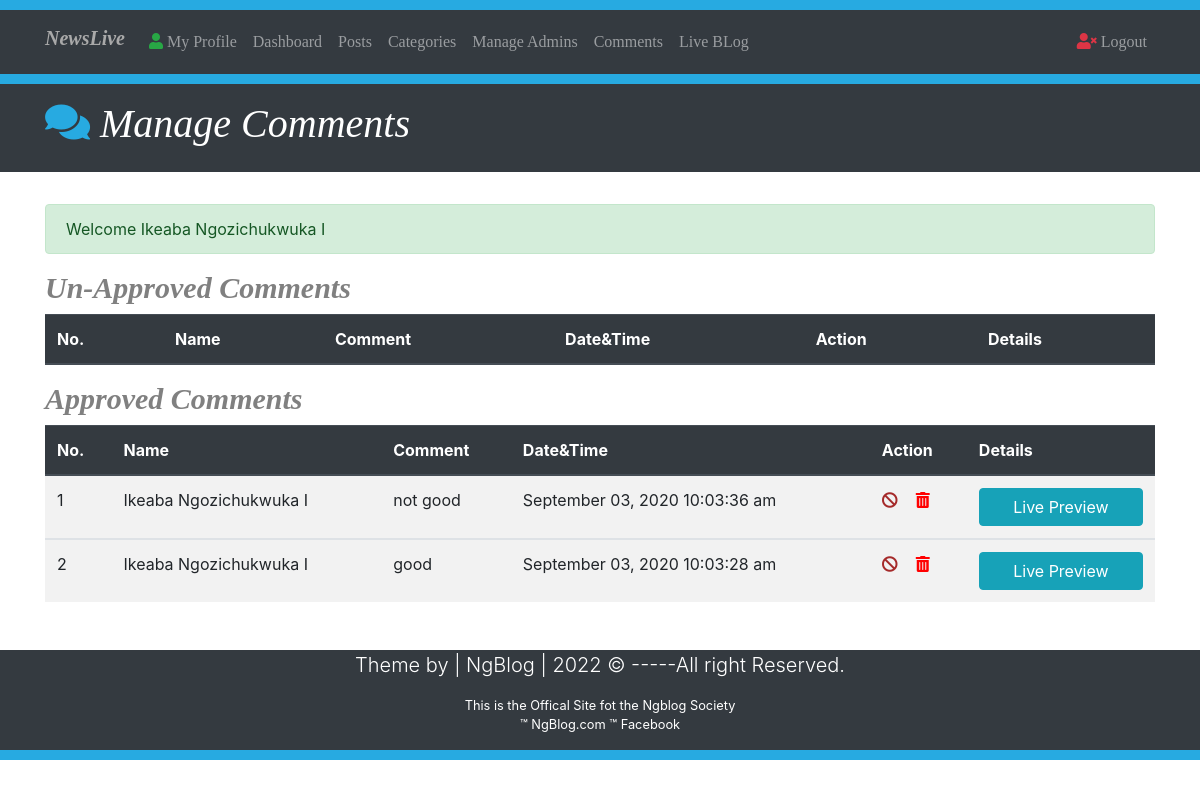
Screenshot of /includes/comments.php (signed in) with the database file from the repository.
### tables this page shows
CREATE TABLE `comments` (
  `comment_id` int NOT NULL,
  `name` varchar(250) NOT NULL,
  `email` varchar(250) NOT NULL,
  `comment` mediumtext NOT NULL,
  `approvedby` varchar(250) NOT NULL,
  `status` varchar(250) NOT NULL,
  `post_id` int NOT NULL,
  `datetime` varchar(50) NOT NULL
);

### includes/comments.php (the view, shortened to what this page needs)
<?php include "functions.php"; ?>
<?php include "sessions.php"; ?>
<!DOCTYPE html>
<html lang = "en">
<head>
  <link rel="stylesheet" href="https://use.fontawesome.com/releases/v5.6.3/css/all.css">
<link rel="stylesheet" href="https://stackpath.bootstrapcdn.com/bootstrap/4.4.1/css/bootstrap.min.css">
<link rel = "stylesheet" href = "css/styles.css">
</head>
<body>
<div style = "height: 10px; background: #27AAE1;"></div>
    <nav class = "navbar navbar-expand-lg navbar-dark bg-dark">
        <div class = "container">
        <h1 class="navbar-brand" style = "font-family:Century Gothic;color:darkgray;"><strong><i> NewsLive </i></strong></h1>
                <div class = "collapse navbar-collapse" id = "navbarcollapseMENU">
                <ul class = "navbar-nav mr-auto">
                    <li class = "nav-item">
                        <a href  = "../myprofile.php" class = "nav-link" style = "font-family:Book Antiqua;"><i class="fas fa-user text-success"></i> My Profile </a>
                    </li>
                    <li class = "nav-item">
                        <a href  = "../dashboard.php" class = "nav-link" style = "font-family:Book Antiqua;"> Dashboard </a>
                    </li>
                    <li class = "nav-item">
                        <a href  = "../posts.php?page=1" class = "nav-link" style = "font-family:Book Antiqua;"> Posts </a>
                    </li>
                    <li class = "nav-item">
                        <a href  = "../categories.php" class = "nav-link" style = "font-family:Book Antiqua;"> Categories</a>
                    </li>
                    <li class = "nav-item">
                        <a href  = "../admins.php" class = "nav-link" style = "font-family:Book Antiqua;"> Manage Admins</a>
                    </li>
                    <li class = "nav-item">
                        <a href  = "comments.php" class = "nav-link" style = "font-family:Book Antiqua;"> Comments</a>
                    </li>
                    <li class = "nav-item">
                        <a href  = "../blog.php?page=1" target = "_blank" class = "nav-link" style = "font-family:Book Antiqua;" > Live BLog</a>
                    </li>
                </ul>
                <ul class = "navbar-nav ml-auto">
                    <li class = "nav-item">
                        <a href = "../logout.php" class = "nav-link" style = "font-family:Book Antiqua;"><i class="fas fa-user-times text-danger"></i> Logout</a>
                    </li>
                </div>
        </div>
    </nav>
<div style = "height: 10px; background: #27AAE1;"></div>
<header class = "bg-dark text-white py-3">
<div class = "container">
    <div class = "row">
        <div class = "col-md-12">
    <h1 style = "font-family: Broadway;"><i class = "fas fa-comments" style = "color: #27AAE1;"></i><i> Manage Comments </i></h1>
        </div>
    </div>
</div>
</header>
<br>
<section class = "container py-2 mb-4">
    <div class = "row" style="min-height: 30px;">
        <div class = "col-lg-12" style="min-height: 400px;">
        <?php
                echo SuccessMessage();
            ?>
            <h2 style="font-size: 30px; font-family:Century Gothic; color:gray;"><strong><i> Un-Approved Comments </i></strong></h2>
            <table class = "table table-striped table-hover">
                <thead class = "thead-dark">
                    <tr>
                        <th> No. </th>
                        <th> Name </th>
                        <th> Comment </th>
                        <th> Date&Time </th>
                        <th> Action </th>
                        <th> Details </th>
                    </tr>
                </thead>
            </table>
            <h2 style="font-size: 30px; font-family:Century Gothic; color:gray;"><strong><i> Approved Comments </i></strong></h2>
            <table class = "table table-striped table-hover">
                <thead class = "thead-dark">
                    <tr>
                        <th> No. </th>
                        <th> Name </th>
                        <th> Comment </th>
                        <th> Date&Time </th>
                        <th> Action </th>
                        <th> Details </th>
                    </tr>
                </thead>
        <?php
        $sql_comment = "SELECT * FROM comments WHERE status = 'ON' ORDER BY comment_id DESC";
        $run_comment = mysqli_query($connect,$sql_comment);
        $srNo = 0;
        while ($show_comment = mysqli_fetch_array($run_comment)) {
            $commentID = $show_comment["comment_id"];
            $commentName = $show_comment["name"];
            $comment= $show_comment["comment"];
            $commentPostID = $show_comment["post_id"];
            $DateTime = $show_comment["datetime"];
            $srNo++;
        ?>
                <tbody>
                    <tr>
                        <td><?php echo htmlentities($srNo); ?></td>
                        <td><?php echo htmlentities($commentName); ?></td>
                        <td><?php echo htmlentities($comment); ?></td>
                        <td><?php echo htmlentities($DateTime); ?></td>
                        <td>
                            <a href="DisapproveComment.php?id=<?php echo $commentID; ?>" title = "Disapprove"><span class = "fas fa-ban" style="color: brown;"></span></a>
                            <a href="deleteComment.php?id=<?php echo $commentID; ?>" title = "Delete"><span class = "fas fa-trash-alt" style="color:Red;"></span></a>
                        </td>
                        <td>
                            <a href="../fullpost.php?id=<?php echo $commentPostID; ?>" target = "_blank"><span class = "btn btn-info btn-block"> Live Preview </span></a>
                       </td>
                    </tr>
                </tbody>
        <?php } ?>
            </table>
        </div>
    </div>
</section>
<footer class = "bg-dark text-white">
    <div class = "container">
        <div class = "row">
            <div class = "col">
            <p class = "lead text-center">Theme by | NgBlog | <span id = "year"></span> &copy; -----All right Reserved. </p>
            <p class = "text-center small"><a style = "color: white; text-decoration: none; cursor: pointer;" href= "https://ngblog.com/coupons/" target = "_blank">
            This is the Offical Site fot the Ngblog Society<br> &trade; NgBlog.com &trade; Facebook</a></p>
            </div>
        </div>
    </div>
</footer>
<div style = "height: 10px; background: #27AAE1;"></div>
</body>
</html>

### rows the page displays
comments: name "Ikeaba Ngozichukwuka I", comment "not good", datetime "September 03, 2020 10:03:36 am"
comments: name "Ikeaba Ngozichukwuka I", comment "good", datetime "September 03, 2020 10:03:28 am"

### other values shown
SuccessMessage() "Welcome Ikeaba Ngozichukwuka I"
